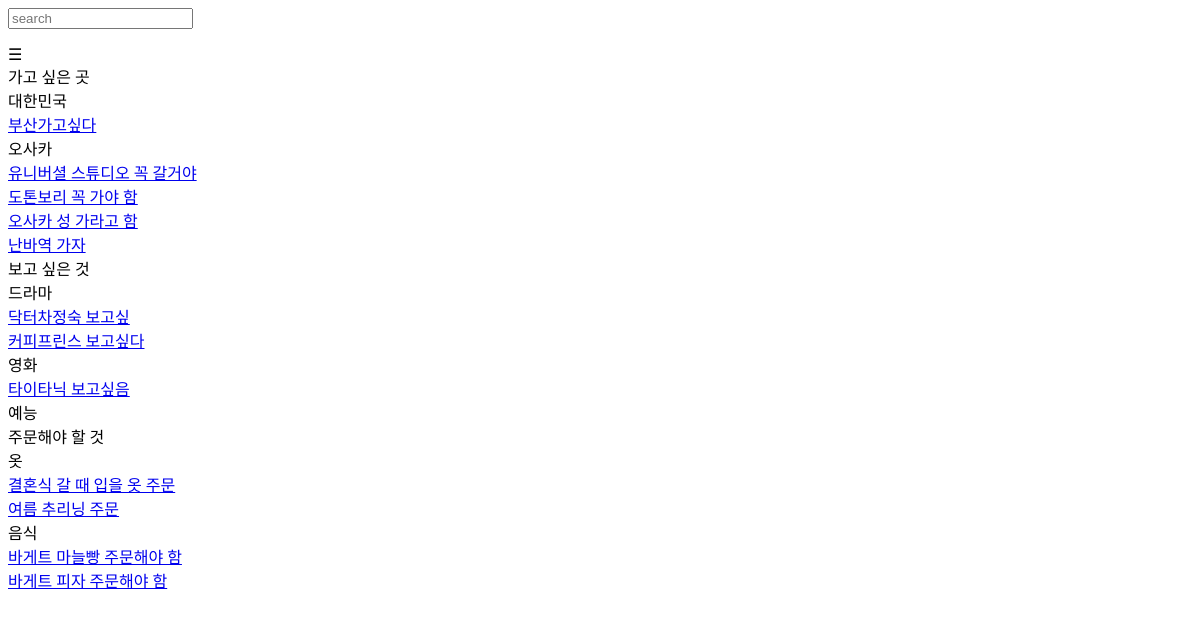
The app's page /pang/, older data.
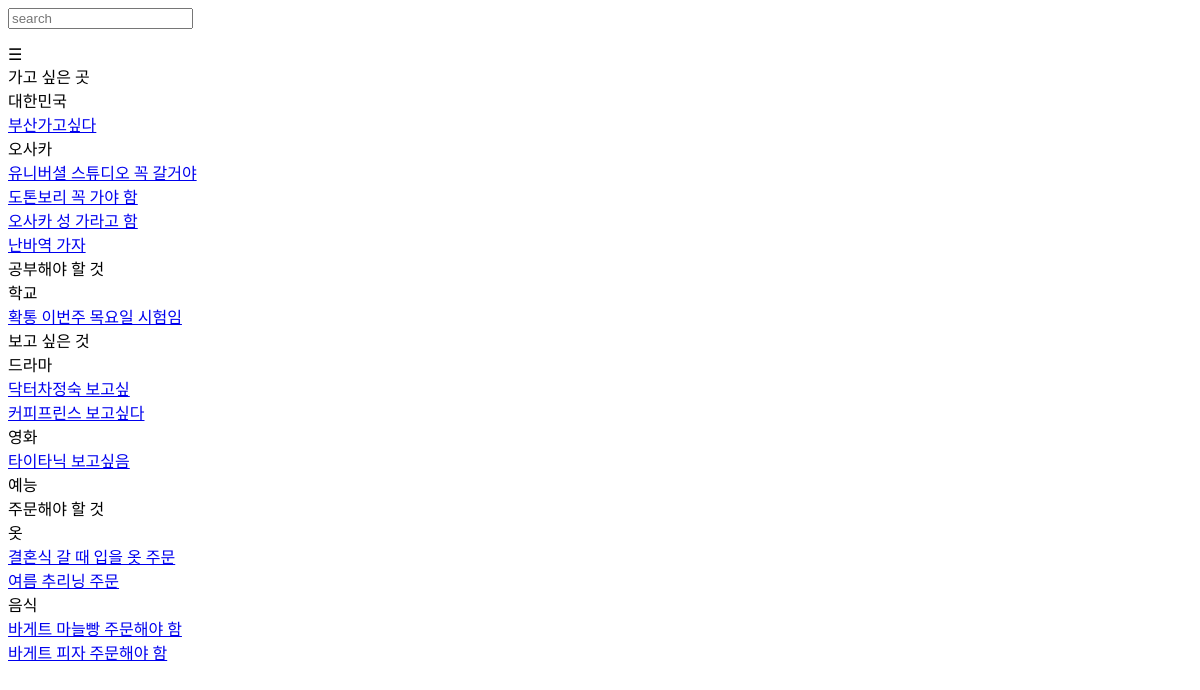
The same page, newer data.
### pang/models.py (models this page shows, shortened)
class Category(models.Model):
    name = models.CharField(max_length=200, unique=True)

class SmallCategory(models.Model):
    parent_category = models.ForeignKey(Category, related_name='small', on_delete=models.CASCADE, null=True)
    name            = models.CharField(default="", max_length=200)

class Item(models.Model):
    big_category    = models.ForeignKey(Category, related_name='items', on_delete=models.CASCADE, null=True)
    small_category  = models.ForeignKey(SmallCategory, related_name='items', on_delete=models.CASCADE, null=True)
    contents        = models.CharField(default="", max_length=200)
    created_at      = models.DateTimeField(auto_now_add=True)

### pang/views.py (the view)
# urls.py: path("", views.index, name="index"),
def index(request):
    categories = Category.objects.all().order_by('name')
    categories_with_index = [(index, category) for index, category in enumerate(categories)]
    small_categories_with_index = []
    items_with_index = []
    for category in categories:
        small_categories = category.small.all().order_by('name')
        small_categories_with_index.extend([(index, small_category) for index, small_category in enumerate(small_categories)])
        for small_category in small_categories:
            items = small_category.items.all().order_by('created_at')
            items_with_index.extend([(index, item) for index, item in enumerate(items)])
    context = {
        "categories": categories_with_index,
        "small_categories": small_categories_with_index,
        "items": items_with_index,
    }
    return render(request, 'pang/index.html', context)

### pang/templates/pang/index.html (shortened to what this page needs)
{% load static %}
<html>
<head>
</head>
<body>
    <div class="search">
        <form action="{ % url 'pang:search' % }" method="GET">
            <input type="text" name ="q" placeholder="search">
        </form>
    </div>
    <div id="main" class="level0 elem">
    ☰
    </div>
    {% for index, category in categories %}
    <div id="elem{{ index }}" class="level1 elem">
        {{category.name}}
    </div>
        {% for s_index, small_category in small_categories %}
            {% if small_category.parent_category == category %}
                <div id="elem{{ index }}child{{ s_index }}" class="elem elem{{index}}child level2">
                    {{small_category.name}}
                </div>
                    {% for i_index, item in items %}
                        {% if item.small_category == small_category %}
                            <div id="elem{{ index }}child{{ s_index }}subchild{{ i_index }}"
                            class="elem elem{{ index }}child{{ s_index }}subchild level3">
                                <a href="javascript:void(0)" class="delete btn btn-sm btn-outline-secondary"
                                data-uri="{% url 'pang:delete_item' item.id  %}">{{item.contents}}</a>
                            </div>
                        {% endif %}
                    {% endfor %}
            {% endif %}
        {% endfor %}
    {% endfor %}
</body>
</html>

Row changes from the older to the newer data that the page shows:
added Category: name "공부해야 할 것"
added SmallCategory: name "학교", shown under "공부해야 할 것"
added Item: contents "확통 이번주 목요일 시험임", shown under "학교"
